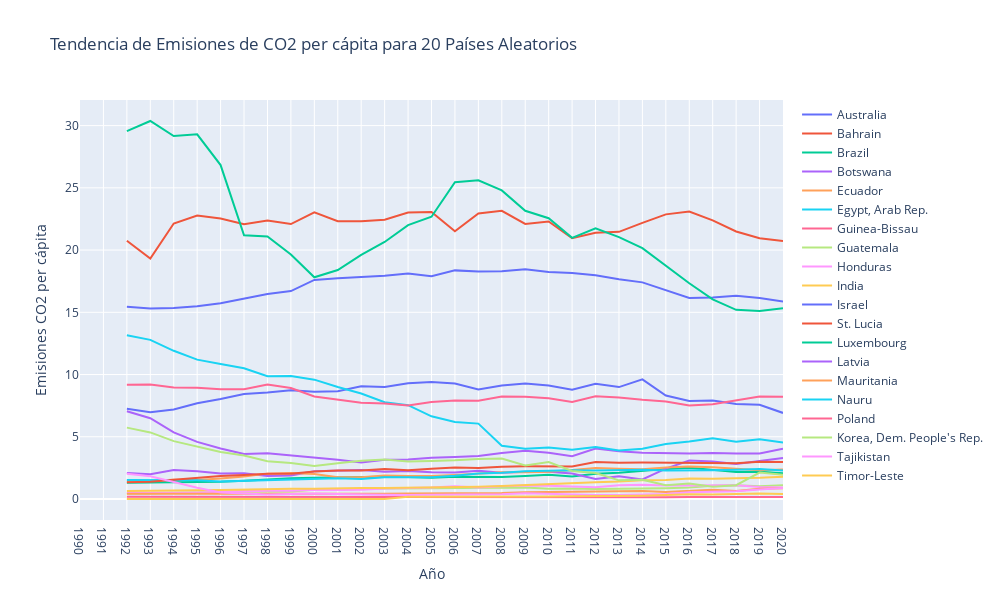

This figure's notebook cell:
### Markdown cell above
### Grafico 1: Tendencia de Emisiones de CO2 per cápita para 20 Países Aleatorios

A raiz de la enorme cantidad de paises se ha desarrollado un codigo que grafica 20 paises aleatorios cada vez que se ejecuta la celda con el objetivo de poder visualizar demanera mas claras tendencias a lo largo de los años. El grafico que incluia todos los paises sólo aportaba confusión.

### Code cell
anios = df.columns[4:]

# Seleccionamos aleatoriamente 20 países
paises_aleatorios = random.sample(list(df['Country Name'].unique()), 20)

# Filtramos el DataFrame para incluir solo esos 20 países
df_seleccionados = df[df['Country Name'].isin(paises_aleatorios)]

# Crea el gráfico de líneas
fig = go.Figure()

for index, row in df_seleccionados.iterrows():
    fig.add_trace(go.Scatter(x=anios, y=row[2:], mode='lines', name=row['Country Name']))

fig.update_layout(
    title='Tendencia de Emisiones de CO2 per cápita para 20 Países Aleatorios',
    xaxis_title='Año',
    yaxis_title='Emisiones CO2 per cápita',
    height=600,
    width=1000
)

fig.show()
